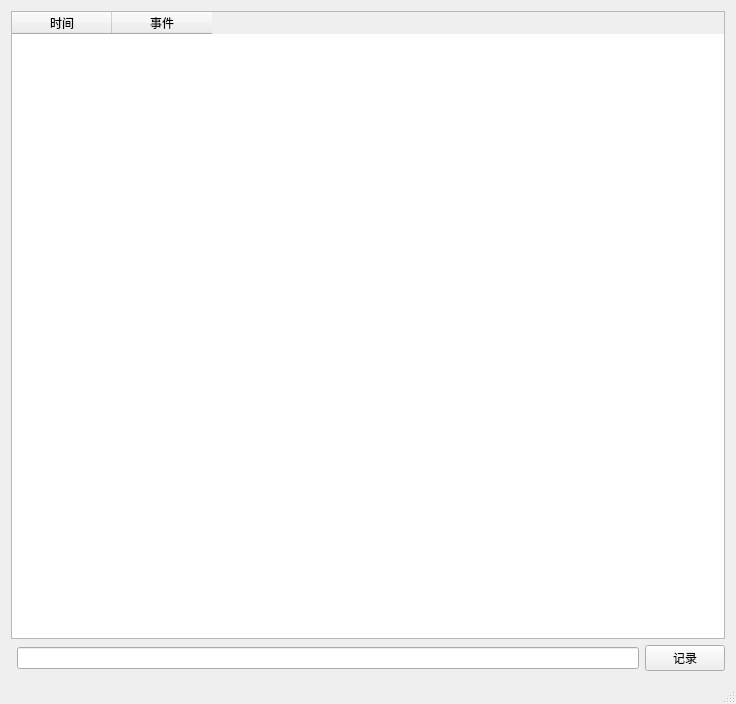
<?xml version="1.0" encoding="UTF-8"?>
<ui version="4.0">
 <class>MainWindow</class>
 <widget class="QMainWindow" name="MainWindow">
  <property name="geometry">
   <rect>
    <x>0</x>
    <y>0</y>
    <width>736</width>
    <height>704</height>
   </rect>
  </property>
  <property name="windowTitle">
   <string>MainWindow</string>
  </property>
  <widget class="QWidget" name="centralWidget">
   <layout class="QGridLayout" name="gridLayout">
    <item row="0" column="0" colspan="3">
     <widget class="QTableWidget" name="tableWidget">
      <column>
       <property name="text">
        <string>时间</string>
       </property>
      </column>
      <column>
       <property name="text">
        <string>事件</string>
       </property>
      </column>
     </widget>
    </item>
    <item row="1" column="1">
     <widget class="QLineEdit" name="lineEdit"/>
    </item>
    <item row="1" column="2">
     <widget class="QPushButton" name="pushButton">
      <property name="text">
       <string>记录</string>
      </property>
     </widget>
    </item>
   </layout>
  </widget>
  <widget class="QStatusBar" name="statusBar"/>
 </widget>
 <layoutdefault spacing="6" margin="11"/>
 <resources/>
 <connections/>
</ui>
